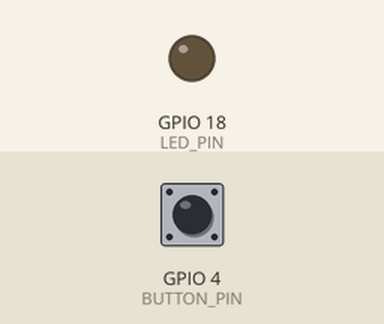
Bench run of a program on a simulated Raspberry Pi (BCM pin numbers). On the bench: output pins drawn as LEDs (lit = HIGH). The test bench sets the inputs (shaded band); at power-on: GPIO 4 (BUTTON_PIN) HIGH.

Above: at 1.2 s.
1.3 s: GPIO 4 (BUTTON_PIN) pulled LOW for 0.15 s
At 1.4 s:
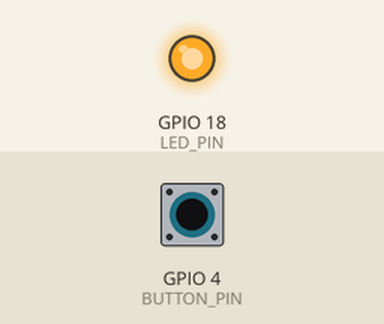
3.0 s: GPIO 4 (BUTTON_PIN) pulled LOW for 3.2 s
At 7.3 s:
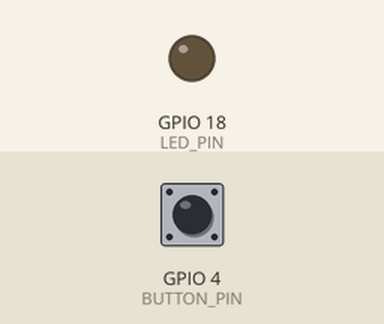
Timing chart, 0 to 8.8 s (numbered marks = the images above; inputs shaded):
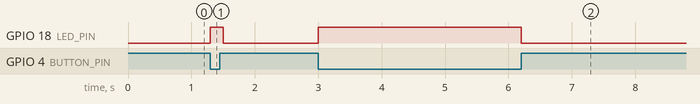

Measured:
- after the input at 1.3 s, GPIO 18 (LED_PIN): LOW → HIGH at once, → LOW 0.20 s later
- after the input at 3.0 s, GPIO 18 (LED_PIN): LOW → HIGH at once, → LOW 3.2 s later

The program:

LedButton.py
```python
import RPi.GPIO as GPIO
import time

# Pin setup
LED_PIN = 18
BUTTON_PIN = 4

GPIO.setmode(GPIO.BCM)          # Use BCM pin numbering
GPIO.setup(LED_PIN, GPIO.OUT)   # LED as output
GPIO.setup(BUTTON_PIN, GPIO.IN, pull_up_down=GPIO.PUD_UP)  # Button as input with pull-up

try:
    while True:
        button_state = GPIO.input(BUTTON_PIN)
        if button_state == GPIO.LOW:  # Button pressed
            GPIO.output(LED_PIN, GPIO.HIGH)
        else:
            GPIO.output(LED_PIN, GPIO.LOW)
        time.sleep(0.1)  # small delay to debounce
except KeyboardInterrupt:
    print("Exiting program")
finally:
    GPIO.cleanup()
```
